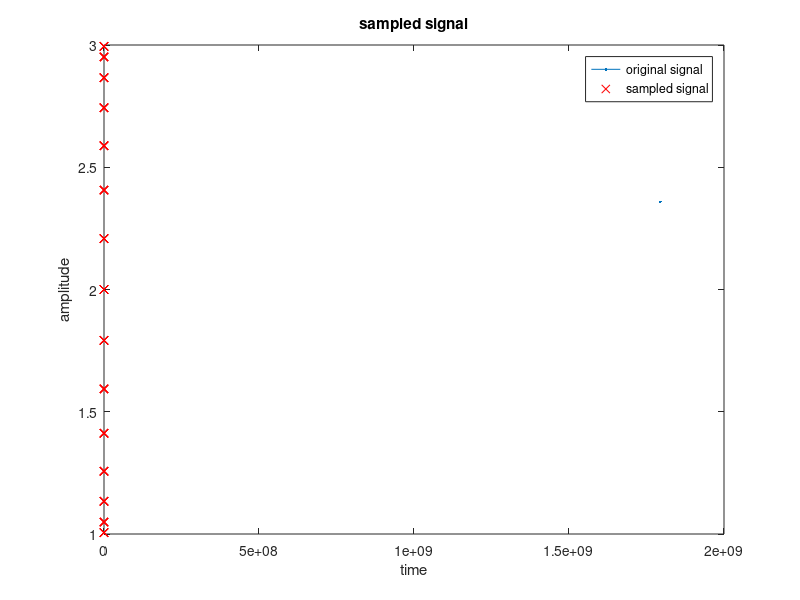

Write the MATLAB code that produced this figure. (Note: this script raises an error after producing the figure.)
clc;
clear all:
close all;
 
% input
N=input('enter N=');
f=input('enter frequency=');
t=0:0.0005:0.05;
freq_msg=100;%wave form frequency
dc_ofst=2;%signal offset
signal=sin(2*pi*freq_msg*time)+dc_ofst;%generating the signal
%plotting the signal
figure;
plot(time,signal);
xlabel('time')
ylabel('amplitude')
title('signal')

%sampling the signal
freq_sample=15*freq_msg;%sampling frequency
samp_time=0:1/freq_sample:0.05;%sampling time
samp_signal=dc_ofst+sin(2*pi*freq_msg*samp_time);%generating the sampled signal
hold on
plot(samp_time,samp_signal,'rx')%plotting the sampled signal
title('sampled signal')
legend('original signal','sampled signal');
%uniform quantizer 
L=8;
smin=round(min(signal));
smax=round(max(signal));
Quant_levl=linspace(SMIN,SMAX.l);



% Seperating odd and even components
even=[];
odd=[];
for i=1:N/2
    even=[even x(2*i)];
end;
for i=0:N/2-1
    odd=[odd x((2*i)+1)];
end;
 
% Even component BPSK
msge=[];
xe=[];
for i=1:N/2
if even(i)==1
        xe=ones(1,50);
else
        xe=-1.*ones(1,50);
end; 
msge=[msge xe];
end;
subplot(5,1,1);
plot(msge);
xlabel(' time');
ylabel('amplitude');
title('Polar form of even binary signal');
axis([0 500 -2 2]);
 
 
s=sin(2*pi*f*t);
snor=s/sqrt(sum(s.*s));
% plot(t,F1);
% xlabel(' time');
% ylabel('amplitude');
% title('Normalised carrier for even');
 
bpske=[];
for i=1:N/2
if even(i)==1;
        se=snor;
else
        se=-snor;
end
    bpske=[bpske se];
end
subplot (5,1,2);
plot(bpske);
xlabel(' time');
ylabel('amplitude');
title('BPSK signal from even');
axis([0 500 -.5 .5]);
 
% Odd component BPSK
msgo=[];
xo=[];
for i=1:N/2
if odd(i)==1
        xo=ones(1,50);
else
        xo=-1.*ones(1,50);
end; 
msgo=[msgo xo];
end;
subplot(5,1,3);
plot(msgo);
xlabel(' time');
ylabel('amplitude');
title('Polar form of odd binary signal');
axis([0 500 -2 2]);
 
 
c=cos(2*pi*f*t);
cnor=c/sqrt(sum(c.*c));
% plot(t,F2);
% xlabel(' time');
% ylabel('amplitude');
% title('Normalised carrier for odd');
 
bpsko=[];
for i=1:N/2;
if odd(i)==1;
        so=cnor;
else
        so=-cnor;
end;
    bpsko=[bpsko so];
end
subplot (5,1,4);
plot(bpsko);
xlabel(' time');
ylabel('amplitude');
title('BPSK signal from odd');
axis([0 500 -.5 .5]);
 
% QPSK
qp=bpske+bpsko;
subplot (5,1,5);
plot(qp);
xlabel(' time');
ylabel('amplitude');
title('QPSK signal');
axis([0 500 -1 1]);
 
% Adding AWGN, demodulation ,detection
l=length(qp);
reshapede=[];
reshapedo=[];
pee=[];
peo=[];
snr=[];
ser=[];

 
for j= 0:0.1:1;
sd=sqrt(j);
rcvd=qp+(sd.*randn(1,l));
h=reshape(rcvd,50,5000);
reshapede=snor*h;      %even
reshapedo=cnor*h;      %odd
 
if j==0
        scatterplot([reshapede',reshapedo']);
        title(['Constellation diagram for noise variance=',num2str(j)]);
elseif j==0.1
         scatterplot([reshapede',reshapedo']);
         title(['Constellation diagram for noise variance=',num2str(j)]);
elseif j==0.2
         scatterplot([reshapede',reshapedo']);
         title(['Constellation diagram for noise variance=',num2str(j)]);
end
 
% BER, SER and PSD
RE=reshapede>0;
RO=reshapedo>0;
dem=[];
for i=1:N/2
    dem=[dem RO(i) RE(i)];
end
pe_pr=(sum(xor(dem,x)))/N;  %PRACTICAL BER
pee=[pee pe_pr];
SNR=1/(2*j);
SNR1=10*log10(SNR);     %dB
snr=[snr SNR1];
pe_th=0.5*erfc(sqrt(SNR));   %THEORETICAL BER
peo=[peo pe_th];
SER=erfc(sqrt(SNR));
ser=[ser SER];
end
 
figure;
semilogy(snr,pee);
title('BER v/s SNR');
xlabel('SNR');
ylabel('BER');
 
 
figure;
semilogy(snr,pee,'*',snr,peo,'b');
title('PRACTICAL vs THEORETICAL');
legend('practical','theoretical');
xlabel('SNR');
ylabel('BER');
 
figure;
semilogy(snr,ser);
title('SER vs SNR');
xlabel('SNR');
ylabel('SER');